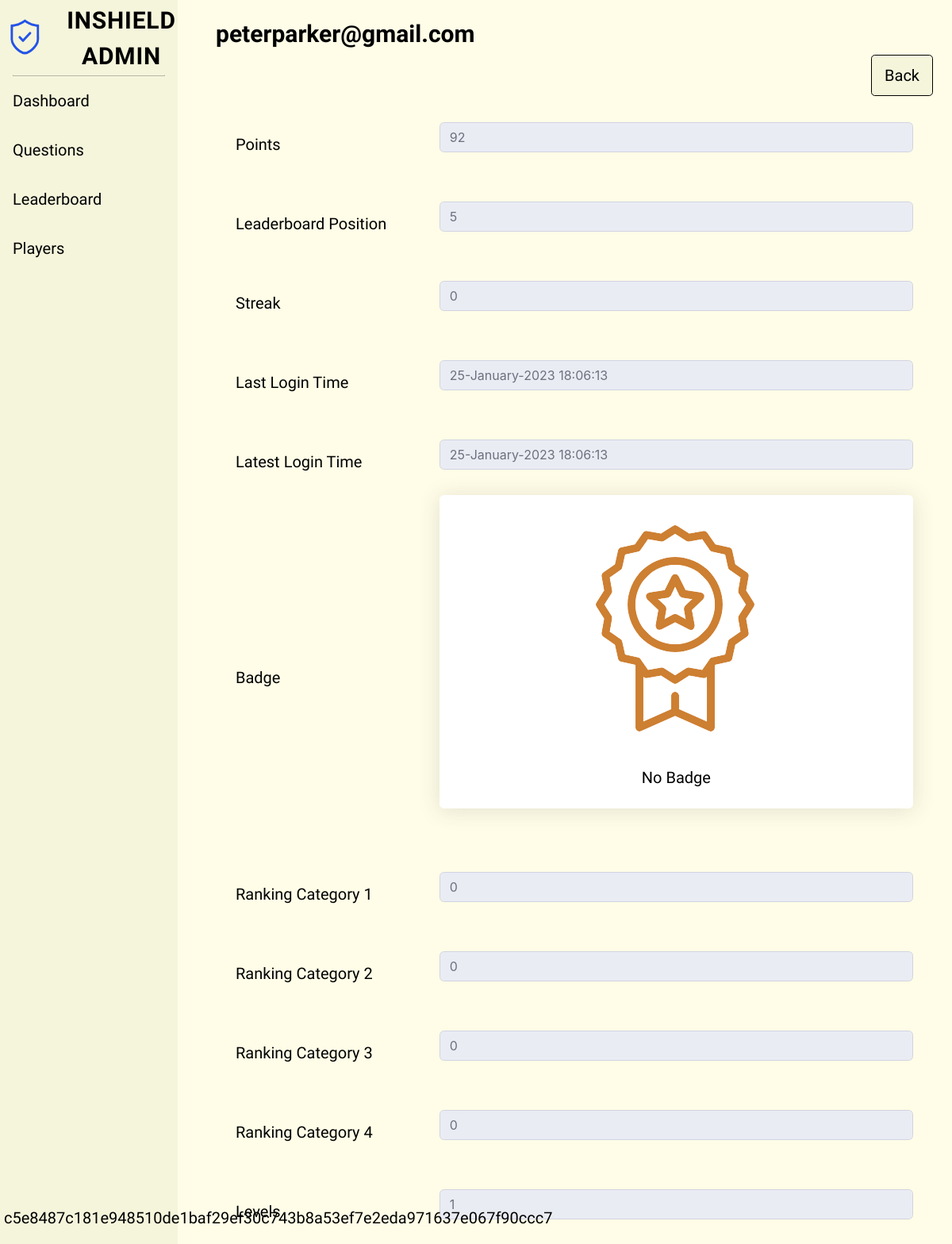
Screenshot of /adminPlayerDetails.php?id=3 (signed in) with the database file from the repository.
### tables this page shows
CREATE TABLE `players` (
  `playerID` int(11) NOT NULL,
  `iv` varchar(32) NOT NULL,
  `email` varchar(256) NOT NULL,
  `displayName` varchar(256) NOT NULL,
  `password` varchar(256) NOT NULL,
  `points` varchar(256) NOT NULL,
  `leaderboard_position` varchar(256) NOT NULL,
  `streak` varchar(256) NOT NULL,
  `last_login_time` varchar(256) NOT NULL,
  `latest_login_time` varchar(256) NOT NULL,
  `badge` varchar(256) NOT NULL,
  `ranking_category1` varchar(256) NOT NULL,
  `ranking_category2` varchar(256) NOT NULL,
  `ranking_category3` varchar(256) NOT NULL,
  `ranking_category4` varchar(256) NOT NULL,
  `levels` varchar(256) NOT NULL,
  `google2FA_secretKey` varchar(256) DEFAULT NULL,
  `profilePic` varchar(256) DEFAULT NULL,
  `time_lvl1` varchar(256) DEFAULT NULL,
  `time_lvl2` varchar(256) DEFAULT NULL,
  `time_lvl3` varchar(256) DEFAULT NULL,
  `time_lvl4` varchar(256) DEFAULT NULL,
  `time_lvl5` varchar(256) DEFAULT NULL,
  `time_lvl6` varchar(256) DEFAULT NULL,
  `time_lvl7` varchar(256) DEFAULT NULL,
  `time_lvl8` varchar(256) DEFAULT NULL,
  `time_lvl9` varchar(256) DEFAULT NULL
);

### validation.php (called while the page is built, shortened)
<?php
function decrypting($val_bin, $iv)
{
  $cipher = 'AES-128-CBC';
  $key = 'thebestsecretkey';
  $decryptedVal = openssl_decrypt($val_bin, $cipher, $key, OPENSSL_RAW_DATA, $iv);
  return $decryptedVal;
}
?>

### adminPlayerDetails.php (the view, shortened to what this page needs)
<!DOCTYPE html>
<html>
    <link href="css/dataTables.min.css" rel="stylesheet">
    <link href="css/adminStyle.css" rel="stylesheet" type="text/css" />
    <link rel="stylesheet" href="https://cdn.jsdelivr.net/npm/bootstrap@5.2.3/dist/css/bootstrap.min.css">
</head>
<body id="page-top">
    <div id="wrapper">
        <?php
            include './headerFooterAdmin.php';
            require_once './validation.php';
        ?>
        <div class="container-fluid ps-5">
            <?php
            if($_SERVER['REQUEST_METHOD'] == 'GET')
            {
                if(empty($_GET['id']))
                {
                    $location = "adminPlayers.php";
                    echo "<script type='text/JavaScript'>alert('Please select a player to continue');window.location='$location'</script>";
                }
                elseif(!empty($_GET['id']))
                {
                    $playerID = trim($_GET['id']);
                    $error['id'] = validateInteger($playerID);
                    $error = array_filter($error);
                    if(empty($error))
                    {
                        $con = new mysqli(DB_HOST, DB_USER, DB_PASS, DB_NAME);
                        $sql = "SELECT * FROM players WHERE playerID = ?";
                        $stmt = $con->prepare($sql);
                        $stmt->bind_param("i", $playerID);
                        $stmt->execute();
                        $result = $stmt->get_result();
                        if($row = $result -> fetch_object())
                        {
                            $iv = hex2bin($row -> iv);
                            $displayName_bin = hex2bin($row -> displayName);
                            $displayName = decrypting($displayName_bin, $iv);
                            $points_bin = hex2bin($row -> points);
                            $points = decrypting($points_bin, $iv);
                            $leaderboard_position_bin = hex2bin($row -> leaderboard_position);
                            $leaderboard_position = decrypting($leaderboard_position_bin, $iv);
                            $streak_bin = hex2bin($row -> streak);
                            $streak = decrypting($streak_bin , $iv);
                            $last_login_time_bin = hex2bin($row -> last_login_time);
                            $last_login_time = decrypting($last_login_time_bin , $iv);
                            $latest_login_time_bin = hex2bin($row -> latest_login_time);
                            $latest_login_time = decrypting($latest_login_time_bin , $iv);
                            $badge_bin = hex2bin($row -> badge);
                            $badge = decrypting($badge_bin , $iv);
                            $ranking_category1_bin = hex2bin($row -> ranking_category1);
                            $ranking_category1 = decrypting($ranking_category1_bin , $iv);
                            $ranking_category2_bin = hex2bin($row -> ranking_category2);
                            $ranking_category2 = decrypting($ranking_category2_bin , $iv);
                            $ranking_category3_bin = hex2bin($row -> ranking_category3);
                            $ranking_category3 = decrypting($ranking_category3_bin , $iv);
                            $ranking_category4_bin = hex2bin($row -> ranking_category4);
                            $ranking_category4 = decrypting($ranking_category4_bin , $iv);
                            $levels_bin = hex2bin($row -> levels);
                            $levels = decrypting($levels_bin , $iv);
                            echo '
                            <h1 class="text-left txt fw-bold">'. $displayName .'</h1>
                            <div class="d-flex flex-row-reverse">
                                <a href="adminPlayers.php" class="btn btn-design txt txt-resize h-auto btn-txt btn-lg" role="button">Back</a>
                            </div>
                            <form class="container-fluid" action="" method="post" enctype='."'multipart/form-data'".'>
                                <table class="container-fluid">
                                    <tr>
                                        <td style="width: 30%;font-size:23px;"></td>
                                    </tr>
                                    <tr>
                                        <td><label for="points" class="txt fs-5">Points</label></td>
                                        <td style="height:100px;"><input type="text" class="form-control" id="points" value="'. $points .'" disabled/></td>
                                    </tr>
                                    <tr>
                                        <td><label for="leaderboard_position" class="txt fs-5">Leaderboard Position</label></td>
                                        <td style="height:100px;"><input type="text" class="form-control" id="leaderboard_position" value="'. $leaderboard_position .'" disabled/></td>
                                    </tr>
                                    <tr>
                                        <td><label for="streak" class="txt fs-5">Streak</label></td>
                                        <td style="height:100px;"><input type="text" class="form-control" id="streak" value="'. $streak .'" disabled/></td>
                                    </tr>
                                    <tr>
                                        <td><label for="last_login_time" class="txt fs-5">Last Login Time</label></td>
                                        <td style="height:100px;"><input type="text" class="form-control" id="last_login_time" value="'. $last_login_time .'" disabled/></td>
                                    </tr>
                                    <tr>
                                        <td><label for="latest_login_time" class="txt fs-5">Latest Login Time</label></td>
                                        <td style="height:100px;"><input type="text" class="form-control" id="latest_login_time" value="'. $latest_login_time .'" disabled/></td>
                                    </tr>
                                    <tr>
                                        <td><label for="badge" class="txt fs-5">Badge</label></td>
                                        <td class="text-center" style="height:100px;">
                                        <div class="shadow p-3 mb-5 bg-body rounded bg-white">
                                            <img src="';
                                                    if($points < 90)
                                                    {
                                                        echo 'img/sad.png';
                                                    }
                                                    elseif($points >= 90 && $points <= 100)
                                                    {
                                                        echo "img/BadgeBronze.png";
                                                    }
                                                    elseif($points >= 100 & $points<= 199)
                                                    {
                                                        echo "img/BadgeSilver.png";
                                                    }
                                                    elseif($points >= 200)
                                                    {
                                                        echo "img/BadgeGold.png";
                                                    }
                                                    echo '"
                                                    class="img-size p-3"/><br/>
                                                    <label for="badge" class="txt fs-5">';
                                                     if ($badge == 0)
                                                     {
                                                        echo "No Badge";
                                                     }
                                                     else
                                                     {
                                                        echo $badge;
                                                     }
                                                    echo
                                                    '</label>
                                                    </div>
                                                </td>
                                            </tr>
                                            <tr>
                                                <td><label for="ranking_category1" class="txt fs-5">Ranking Category 1</label></td>
                                                <td style="height:100px;"><input type="text" class="form-control" id="ranking_category1" value="'.$ranking_category1.'" disabled/></td>
                                            </tr>
                                            <tr>
                                                <td><label for="ranking_category2" class="txt fs-5">Ranking Category 2</label></td>
                                                <td style="height:100px;"><input type="text" class="form-control" id="ranking_category2" value="'.$ranking_category2.'" disabled/></td>
                                            </tr>
                                            <tr>
                                                <td><label for="ranking_category3" class="txt fs-5">Ranking Category 3</label></td>
                                                <td style="height:100px;"><input type="text" class="form-control" id="ranking_category3" value="'.$ranking_category3.'" disabled/></td>
                                            </tr>
                                            <tr>
                                                <td><label for="ranking_category4" class="txt fs-5">Ranking Category 4</label></td>
                                                <td style="height:100px;"><input type="text" class="form-control" id="ranking_category4" value="'.$ranking_category4.'" disabled/></td>
                                            </tr>
                                            <tr>
                                                <td><label for="levels" class="txt fs-5">Levels</label></td>
                                                <td style="height:100px;"><input type="text" class="form-control" id="levels" value="'.$levels.'" disabled/></td>
                                            </tr>
                                        </table>
                                    </form>';
                        }
                    }
                }
            }
            ?>
</body>
</html>

### adminPlayerDetails.php (style rules this page uses)
.txt { font-family: "Strait"; color: #000000 !important; }
.btn-design { border-color: #000000 !important; background-color: #F5F5DC !important; }
.txt-resize { font-size: 20px !important; }
.btn-txt { vertical-align: middle !important; padding-top:10px !important; padding-bottom:10px !important; }

### headerFooterAdmin.php (style rules this page uses)
html body { background-color: #FFFDE7; }
.txt { padding-top: 25px; font-family: "Strait"; font-size: 30px; }

### rows the page displays
players: displayName "peterparker@gmail.com", points+iv "92", leaderboard_position+iv "5", streak+iv "0", last_login_time+iv "25-January-2023 18:06:13", latest_login_time+iv "25-January-2023 18:06:13", ranking_category1+iv "0", ranking_category2+iv "0", ranking_category3+iv "0", ranking_category4+iv "0", levels+iv "1"

### other values shown
$_SESSION["aName"] "c5e8487c181e948510de1baf29ef30c743b8a53ef7e2eda971637e067f90ccc7"
